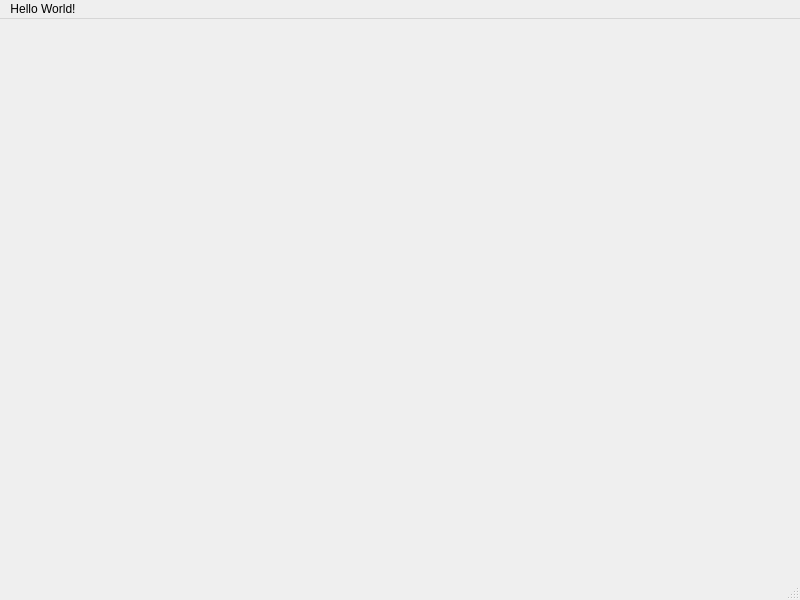
<?xml version="1.0" encoding="UTF-8"?>
<ui version="4.0">
 <class>MainWindow</class>
 <widget class="QMainWindow" name="MainWindow">
  <property name="geometry">
   <rect>
    <x>0</x>
    <y>0</y>
    <width>800</width>
    <height>600</height>
   </rect>
  </property>
  <property name="windowTitle">
   <string>MainWindow</string>
  </property>
  <widget class="QWidget" name="centralwidget"/>
  <widget class="QMenuBar" name="menubar">
   <property name="geometry">
    <rect>
     <x>0</x>
     <y>0</y>
     <width>800</width>
     <height>24</height>
    </rect>
   </property>
   <widget class="QMenu" name="menuHello_World">
    <property name="title">
     <string>Hello World!</string>
    </property>
   </widget>
   <addaction name="menuHello_World"/>
  </widget>
  <widget class="QStatusBar" name="statusbar"/>
 </widget>
 <resources/>
 <connections/>
</ui>
